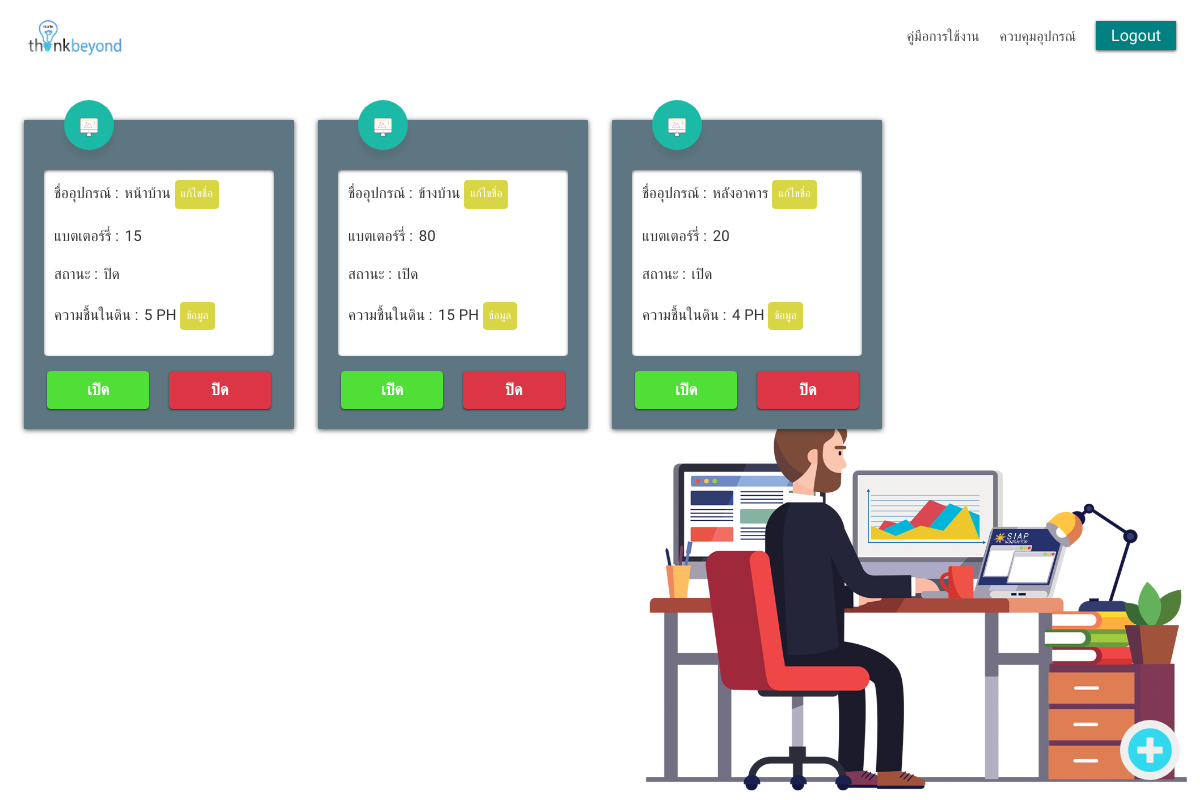
/index.php (signed in), run on the app's committed database.
### tables this page shows
CREATE TABLE `data` (
  `data_id` int(11) NOT NULL,
  `device_owner` int(11) NOT NULL,
  `data_moisture` int(11) DEFAULT NULL,
  `data_battery` int(11) DEFAULT NULL,
  `date` timestamp NOT NULL DEFAULT current_timestamp()
);

CREATE TABLE `device` (
  `device_id` int(11) NOT NULL,
  `device_serial` text NOT NULL,
  `user_owner` int(11) DEFAULT NULL,
  `device_name` text DEFAULT NULL,
  `device_status` tinyint(4) NOT NULL DEFAULT 0,
  `serial_status` tinyint(4) NOT NULL DEFAULT 0
);

### class/Listdevice.php (the view, shortened to what this page needs)
<?php
class mydevice {
    public function __construct($pdo)
    {
        $this->conn = $pdo ;
    }
    public function show_device(){
        $statement = $this->conn->prepare("SELECT * FROM data INNER JOIN device on device.device_id = data.device_owner WHERE device.user_owner = :user");
        $statement->execute(array(
            ':user' => $this->user_id
        ));
        while ($row = $statement->fetch(PDO::FETCH_ASSOC)){
            if($row["device_status"] == 0) {
                $status = "ปิด" ;
            }else{
                $status = "เปิด" ;
            }
            echo '
            <div class="col-12 col-sm-6 col-md-6 col-xl-3 col-lg-6 mb-5">
                <div class="box-device">
                    <img class="icon-iot" src="./assets/17.png">
                    <div class="box-status">
                        <p class="header-status">ชื่ออุปกรณ์ : <span class="sub-status">'.$row["device_name"].'</span> <button data-device_id="'.$row["device_id"].'" class="btn change-name" data-bs-toggle="modal" data-bs-target="#changename">แก้ไขชื่อ</button></p>
                        <p class="header-status">แบตเตอร์รี่ : <span class="sub-status">'.$row["data_battery"].'</span></p>
                        <p class="header-status">สถานะ : <span class="sub-status" id="'.$row["device_id"].'">'.$status.'</span></p>
                        <p class="header-status">ความชื้นในดิน : <span class="sub-status">'.$row["data_moisture"].' PH</span> <button data-device_id="'.$row["device_id"].'" class="btn change-name chart" data-bs-toggle="modal" data-bs-target="#grap">ข้อมูล</button></p>
                    </div>
                    <div class="row justify-content-center align-content-center">
                        <button class="btn btn-update" data-device_id="'.$row["device_id"].'" data-device_status="1" style=" background-color: #4fdf37;">เปิด</button> <button class="btn btn-update btn-danger" data-device_status="0" data-device_id="'.$row["device_id"].'">ปิด</button>
                    </div>
                </div>
            </div>
            ';
        }
    }
    public function get_user(){
        if(isset($_SESSION["user_id"])){
            $this->user_id = $_SESSION["user_id"];
        }else{
            header('Location: login.php');
        }
    }
}

### index.php (shortened to what this page needs)
<?php
    include './components/config/condb.php';
    include './class/Listdevice.php';
    $mydevice = new mydevice($conn);
    $mydevice->get_user()
?>
<!DOCTYPE html>
<html lang="en">
<head>
    <?php include './components/link.php' ?>
</head>
<body>
    <div class="container-fluid">
        <?php include './components/navbar.php' ?>
        <main>
            <div class="container-fluid">
                <div class="row py-5">
                    <?php $mydevice->show_device() ?>
                </div>
            </div>
        </main>
        <footer>
            <button class="box-adddevice" data-bs-toggle="modal" data-bs-target="#adddevice">
                <i class="fas fa-plus-circle"></i>
            </button>
        </footer>
    </div>
</body>
</html>

### components/link.php (shortened to what this page needs)
<link rel="stylesheet" href="https://cdnjs.cloudflare.com/ajax/libs/twitter-bootstrap/5.0.0-beta1/css/bootstrap.min.css" />
<link rel="stylesheet" href="https://use.fontawesome.com/releases/v5.7.0/css/all.css">
<link rel="stylesheet" href="./assets/css/index.css">

### components/navbar.php (shortened to what this page needs)
<nav>
    <nav class="navbar navbar-expand-lg  navbar-light ">
    <div class="container-fluid">
        <a class="navbar-brand mx-sm-0"><img src="./assets/logog.png" class="logo"></a>
        <div class="collapse navbar-collapse my-3" id="navbarSupportedContent">
            <div class="d-flex justify-content-lg-end w-100">
                <ul class="navbar-nav mb-3 mb-lg-0 ">
                    <li class="nav-item mb-2 mb-lg-0">
                        <a href="manul.php" class="add-device">คู่มือการใช้งาน</a>
                    </li>
                    <li class="nav-item  mb-3 mb-lg-0">
                        <a href="index.php" class=" add-device">ควบคุมอุปกรณ์</a>
                    </li>
                    <li class="nav-item mb-2 mb-lg-0">
                        <a href="login.php" class=" logout">Logout</a>
                    </li>
                </ul>
            </div>
        </div>
    </div>
    </nav>
</nav>

### assets/css/index.css (style rules this page uses)
* { font-family: 'Mitr', sans-serif; text-decoration: none !important; list-style-type: none; box-sizing: border-box; }
body { background-image: url('/iot/assets/bg.png'); background-repeat: no-repeat; background-attachment: fixed; background-position: bottom right; background-size: auto 400px; }
.box-device { background-color: #5d7681; padding: 0 20px 20px 20px; border-radius: 1px; box-shadow: 0px 1px 5px rgba(39, 39, 39, 0.842); }
.box-device > * { color: rgb(54, 54, 54); font-size: 15px; }
.box-status { background-color: white; border-radius: 4px; padding: 10px; box-shadow: 0px 1px 3px rgba(39, 39, 39, 0.637) inset; margin-bottom: 15px; }
.icon-iot { border-radius: 50%; position: relative; padding: 10px; top: -20px; left: 20px; background-color: #1cbaa6; width: 50px; height: 50px; text-align: center; box-shadow: 0px 8px 5px rgba(39, 39, 39, 0.075); }
.btn-update { width: 40%; text-align: center; box-shadow: 0px 1px 2px rgba(39, 39, 39, 0.842); margin: 0 10px; font-weight: 600; color: white; }
.sub-status { margin-left: 2px; }
.change-name { background-color: #d1ce22d6; padding: 5px; font-size: 11px; color: white; }
.box-adddevice { display: flex; justify-content: center; align-items: center; height: 60px; width: 60px; border-radius: 50%; position: fixed; bottom: 20px; right: 20px; outline: none; border: 0; }
.fa-plus-circle { font-size: 45px; color: rgb(50, 216, 238); }
.logout { color: #5d7681; background-color: teal; color: white; text-align: center; padding: 5px 15px; box-shadow: 0px 1px 3px rgba(39, 39, 39, 0.842); }
.add-device { margin: 0; padding: 0; text-align: center; margin: 7px 20px 0 0; font-size: 14px; color: rgb(78, 78, 78); }
.logo { height: 40px; }

### data on the page
data: device_owner.device_name "หน้าบ้าน", data_battery "15", device_owner.device_status "ปิด", data_moisture "5"
data: device_owner.device_name "ข้างบ้าน", data_battery "80", device_owner.device_status "เปิด", data_moisture "15"
data: device_owner.device_name "หลังอาคาร", data_battery "20", device_owner.device_status "เปิด", data_moisture "4"
